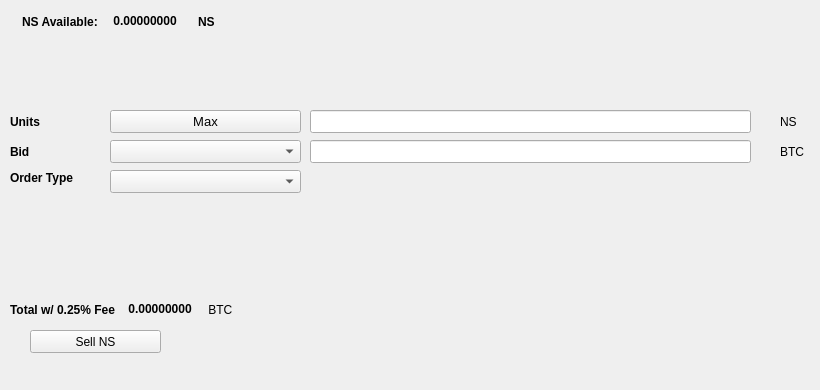
   <widget class="QWidget" name="SellTab">
    <attribute name="title">
     <string>Sell</string>
    </attribute>
    <widget class="QLabel" name="label_16">
     <property name="geometry">
      <rect>
       <x>780</x>
       <y>140</y>
       <width>31</width>
       <height>23</height>
      </rect>
     </property>
     <property name="text">
      <string>BTC</string>
     </property>
    </widget>
    <widget class="QComboBox" name="SellBidcomboBox">
     <property name="geometry">
      <rect>
       <x>110</x>
       <y>140</y>
       <width>191</width>
       <height>23</height>
      </rect>
     </property>
     <property name="font">
      <font>
       <pointsize>10</pointsize>
      </font>
     </property>
    </widget>
    <widget class="QLabel" name="label_18">
     <property name="geometry">
      <rect>
       <x>10</x>
       <y>110</y>
       <width>46</width>
       <height>23</height>
      </rect>
     </property>
     <property name="font">
      <font>
       <weight>75</weight>
       <bold>true</bold>
      </font>
     </property>
     <property name="text">
      <string>Units</string>
     </property>
    </widget>
    <widget class="QPushButton" name="Sell_Max_Amount">
     <property name="geometry">
      <rect>
       <x>110</x>
       <y>110</y>
       <width>191</width>
       <height>23</height>
      </rect>
     </property>
     <property name="font">
      <font>
       <pointsize>10</pointsize>
      </font>
     </property>
     <property name="text">
      <string>Max</string>
     </property>
    </widget>
    <widget class="QLabel" name="label_20">
     <property name="geometry">
      <rect>
       <x>10</x>
       <y>170</y>
       <width>91</width>
       <height>16</height>
      </rect>
     </property>
     <property name="font">
      <font>
       <weight>75</weight>
       <bold>true</bold>
      </font>
     </property>
     <property name="text">
      <string>Order Type</string>
     </property>
    </widget>
    <widget class="QComboBox" name="SellOrdertypeCombo">
     <property name="geometry">
      <rect>
       <x>110</x>
       <y>170</y>
       <width>191</width>
       <height>23</height>
      </rect>
     </property>
     <property name="font">
      <font>
       <pointsize>10</pointsize>
      </font>
     </property>
    </widget>
    <widget class="QLabel" name="label_21">
     <property name="geometry">
      <rect>
       <x>10</x>
       <y>140</y>
       <width>46</width>
       <height>23</height>
      </rect>
     </property>
     <property name="font">
      <font>
       <weight>75</weight>
       <bold>true</bold>
      </font>
     </property>
     <property name="text">
      <string>Bid</string>
     </property>
    </widget>
    <widget class="QLabel" name="label_22">
     <property name="geometry">
      <rect>
       <x>780</x>
       <y>110</y>
       <width>31</width>
       <height>23</height>
      </rect>
     </property>
     <property name="text">
      <string>NS</string>
     </property>
    </widget>
    <widget class="QLineEdit" name="UnitsInputNS">
     <property name="geometry">
      <rect>
       <x>310</x>
       <y>110</y>
       <width>441</width>
       <height>23</height>
      </rect>
     </property>
     <property name="font">
      <font>
       <pointsize>9</pointsize>
       <weight>75</weight>
       <bold>true</bold>
      </font>
     </property>
    </widget>
    <widget class="QLineEdit" name="SellBidPriceEdit">
     <property name="geometry">
      <rect>
       <x>310</x>
       <y>140</y>
       <width>441</width>
       <height>23</height>
      </rect>
     </property>
     <property name="font">
      <font>
       <pointsize>9</pointsize>
       <weight>75</weight>
       <bold>true</bold>
      </font>
     </property>
    </widget>
    <widget class="QPushButton" name="SellNSBTN">
     <property name="geometry">
      <rect>
       <x>30</x>
       <y>330</y>
       <width>131</width>
       <height>23</height>
      </rect>
     </property>
     <property name="text">
      <string>Sell NS</string>
     </property>
     <property name="icon">
      <iconset resource="../nodestats">
       <normaloff>:/icons/bitcoin</normaloff>:/icons/bitcoin</iconset>
     </property>
    </widget>
    <widget class="QWidget" name="layoutWidget3">
     <property name="geometry">
      <rect>
       <x>22</x>
       <y>12</y>
       <width>258</width>
       <height>19</height>
      </rect>
     </property>
     <layout class="QHBoxLayout" name="horizontalLayout">
      <item>
       <widget class="QLabel" name="label232_2">
        <property name="font">
         <font>
          <weight>75</weight>
          <bold>true</bold>
         </font>
        </property>
        <property name="text">
         <string>NS Available:</string>
        </property>
       </widget>
      </item>
      <item>
       <widget class="QLabel" name="NSAvailableLabel">
        <property name="palette">
         <palette>
          <active>
           <colorrole role="WindowText">
            <brush brushstyle="SolidPattern">
             <color alpha="255">
              <red>0</red>
              <green>0</green>
              <blue>0</blue>
             </color>
            </brush>
           </colorrole>
           <colorrole role="Button">
            <brush brushstyle="SolidPattern">
             <color alpha="255">
              <red>0</red>
              <green>170</green>
              <blue>0</blue>
             </color>
            </brush>
           </colorrole>
           <colorrole role="Light">
            <brush brushstyle="SolidPattern">
             <color alpha="255">
              <red>0</red>
              <green>255</green>
              <blue>0</blue>
             </color>
            </brush>
           </colorrole>
           <colorrole role="Midlight">
            <brush brushstyle="SolidPattern">
             <color alpha="255">
              <red>0</red>
              <green>212</green>
              <blue>0</blue>
             </color>
            </brush>
           </colorrole>
           <colorrole role="Dark">
            <brush brushstyle="SolidPattern">
             <color alpha="255">
              <red>0</red>
              <green>85</green>
              <blue>0</blue>
             </color>
            </brush>
           </colorrole>
           <colorrole role="Mid">
            <brush brushstyle="SolidPattern">
             <color alpha="255">
              <red>0</red>
              <green>113</green>
              <blue>0</blue>
             </color>
            </brush>
           </colorrole>
           <colorrole role="Text">
            <brush brushstyle="SolidPattern">
             <color alpha="255">
              <red>0</red>
              <green>170</green>
              <blue>0</blue>
             </color>
            </brush>
           </colorrole>
           <colorrole role="BrightText">
            <brush brushstyle="SolidPattern">
             <color alpha="255">
              <red>255</red>
              <green>255</green>
              <blue>255</blue>
             </color>
            </brush>
           </colorrole>
           <colorrole role="ButtonText">
            <brush brushstyle="SolidPattern">
             <color alpha="255">
              <red>0</red>
              <green>0</green>
              <blue>0</blue>
             </color>
            </brush>
           </colorrole>
           <colorrole role="Base">
            <brush brushstyle="SolidPattern">
             <color alpha="255">
              <red>255</red>
              <green>255</green>
              <blue>255</blue>
             </color>
            </brush>
           </colorrole>
           <colorrole role="Window">
            <brush brushstyle="SolidPattern">
             <color alpha="255">
              <red>0</red>
              <green>170</green>
              <blue>0</blue>
             </color>
            </brush>
           </colorrole>
           <colorrole role="Shadow">
            <brush brushstyle="SolidPattern">
             <color alpha="255">
              <red>0</red>
              <green>0</green>
              <blue>0</blue>
             </color>
            </brush>
           </colorrole>
           <colorrole role="AlternateBase">
            <brush brushstyle="SolidPattern">
             <color alpha="255">
              <red>127</red>
              <green>212</green>
              <blue>127</blue>
             </color>
            </brush>
           </colorrole>
           <colorrole role="ToolTipBase">
            <brush brushstyle="SolidPattern">
             <color alpha="255">
              <red>255</red>
              <green>255</green>
              <blue>220</blue>
             </color>
            </brush>
           </colorrole>
           <colorrole role="ToolTipText">
            <brush brushstyle="SolidPattern">
             <color alpha="255">
              <red>0</red>
              <green>0</green>
              <blue>0</blue>
             </color>
            </brush>
           </colorrole>
          </active>
          <inactive>
           <colorrole role="WindowText">
            <brush brushstyle="SolidPattern">
             <color alpha="255">
              <red>0</red>
              <green>0</green>
              <blue>0</blue>
             </color>
            </brush>
           </colorrole>
           <colorrole role="Button">
            <brush brushstyle="SolidPattern">
             <color alpha="255">
              <red>0</red>
              <green>170</green>
              <blue>0</blue>
             </color>
            </brush>
           </colorrole>
           <colorrole role="Light">
            <brush brushstyle="SolidPattern">
             <color alpha="255">
              <red>0</red>
              <green>255</green>
              <blue>0</blue>
             </color>
            </brush>
           </colorrole>
           <colorrole role="Midlight">
            <brush brushstyle="SolidPattern">
             <color alpha="255">
              <red>0</red>
              <green>212</green>
              <blue>0</blue>
             </color>
            </brush>
           </colorrole>
           <colorrole role="Dark">
            <brush brushstyle="SolidPattern">
             <color alpha="255">
              <red>0</red>
              <green>85</green>
              <blue>0</blue>
             </color>
            </brush>
           </colorrole>
           <colorrole role="Mid">
            <brush brushstyle="SolidPattern">
             <color alpha="255">
              <red>0</red>
              <green>113</green>
              <blue>0</blue>
             </color>
            </brush>
           </colorrole>
           <colorrole role="Text">
            <brush brushstyle="SolidPattern">
             <color alpha="255">
              <red>0</red>
              <green>170</green>
              <blue>0</blue>
             </color>
            </brush>
           </colorrole>
           <colorrole role="BrightText">
            <brush brushstyle="SolidPattern">
             <color alpha="255">
              <red>255</red>
              <green>255</green>
              <blue>255</blue>
             </color>
            </brush>
           </colorrole>
           <colorrole role="ButtonText">
            <brush brushstyle="SolidPattern">
             <color alpha="255">
              <red>0</red>
              <green>0</green>
              <blue>0</blue>
             </color>
            </brush>
           </colorrole>
           <colorrole role="Base">
            <brush brushstyle="SolidPattern">
             <color alpha="255">
              <red>255</red>
              <green>255</green>
              <blue>255</blue>
             </color>
            </brush>
           </colorrole>
           <colorrole role="Window">
            <brush brushstyle="SolidPattern">
             <color alpha="255">
              <red>0</red>
              <green>170</green>
              <blue>0</blue>
             </color>
            </brush>
           </colorrole>
           <colorrole role="Shadow">
            <brush brushstyle="SolidPattern">
             <color alpha="255">
              <red>0</red>
              <green>0</green>
              <blue>0</blue>
             </color>
            </brush>
           </colorrole>
           <colorrole role="AlternateBase">
            <brush brushstyle="SolidPattern">
             <color alpha="255">
              <red>127</red>
              <green>212</green>
              <blue>127</blue>
             </color>
            </brush>
           </colorrole>
           <colorrole role="ToolTipBase">
            <brush brushstyle="SolidPattern">
             <color alpha="255">
              <red>255</red>
              <green>255</green>
              <blue>220</blue>
             </color>
            </brush>
           </colorrole>
           <colorrole role="ToolTipText">
            <brush brushstyle="SolidPattern">
             <color alpha="255">
              <red>0</red>
              <green>0</green>
              <blue>0</blue>
             </color>
            </brush>
           </colorrole>
          </inactive>
          <disabled>
           <colorrole role="WindowText">
            <brush brushstyle="SolidPattern">
             <color alpha="255">
              <red>0</red>
              <green>85</green>
              <blue>0</blue>
             </color>
            </brush>
           </colorrole>
           <colorrole role="Button">
            <brush brushstyle="SolidPattern">
             <color alpha="255">
              <red>0</red>
              <green>170</green>
              <blue>0</blue>
             </color>
            </brush>
           </colorrole>
           <colorrole role="Light">
            <brush brushstyle="SolidPattern">
             <color alpha="255">
              <red>0</red>
              <green>255</green>
              <blue>0</blue>
             </color>
            </brush>
           </colorrole>
           <colorrole role="Midlight">
            <brush brushstyle="SolidPattern">
             <color alpha="255">
              <red>0</red>
              <green>212</green>
              <blue>0</blue>
             </color>
            </brush>
           </colorrole>
           <colorrole role="Dark">
            <brush brushstyle="SolidPattern">
             <color alpha="255">
              <red>0</red>
              <green>85</green>
              <blue>0</blue>
             </color>
            </brush>
           </colorrole>
           <colorrole role="Mid">
            <brush brushstyle="SolidPattern">
             <color alpha="255">
              <red>0</red>
              <green>113</green>
              <blue>0</blue>
             </color>
            </brush>
           </colorrole>
           <colorrole role="Text">
            <brush brushstyle="SolidPattern">
             <color alpha="255">
              <red>0</red>
              <green>85</green>
              <blue>0</blue>
             </color>
            </brush>
           </colorrole>
           <colorrole role="BrightText">
            <brush brushstyle="SolidPattern">
             <color alpha="255">
              <red>255</red>
              <green>255</green>
              <blue>255</blue>
             </color>
            </brush>
           </colorrole>
           <colorrole role="ButtonText">
            <brush brushstyle="SolidPattern">
             <color alpha="255">
              <red>0</red>
              <green>85</green>
              <blue>0</blue>
             </color>
            </brush>
           </colorrole>
           <colorrole role="Base">
            <brush brushstyle="SolidPattern">
             <color alpha="255">
              <red>0</red>
              <green>170</green>
              <blue>0</blue>
             </color>
            </brush>
           </colorrole>
           <colorrole role="Window">
            <brush brushstyle="SolidPattern">
             <color alpha="255">
              <red>0</red>
              <green>170</green>
              <blue>0</blue>
             </color>
            </brush>
           </colorrole>
           <colorrole role="Shadow">
            <brush brushstyle="SolidPattern">
             <color alpha="255">
              <red>0</red>
              <green>0</green>
              <blue>0</blue>
             </color>
            </brush>
           </colorrole>
           <colorrole role="AlternateBase">
            <brush brushstyle="SolidPattern">
             <color alpha="255">
              <red>0</red>
              <green>170</green>
              <blue>0</blue>
             </color>
            </brush>
           </colorrole>
           <colorrole role="ToolTipBase">
            <brush brushstyle="SolidPattern">
             <color alpha="255">
              <red>255</red>
              <green>255</green>
              <blue>220</blue>
             </color>
            </brush>
           </colorrole>
           <colorrole role="ToolTipText">
            <brush brushstyle="SolidPattern">
             <color alpha="255">
              <red>0</red>
              <green>0</green>
              <blue>0</blue>
             </color>
            </brush>
           </colorrole>
          </disabled>
         </palette>
        </property>
        <property name="font">
         <font>
          <weight>75</weight>
          <bold>true</bold>
         </font>
        </property>
        <property name="text">
         <string> 0.00000000 </string>
        </property>
        <property name="textInteractionFlags">
         <set>Qt::LinksAccessibleByMouse|Qt::TextSelectableByKeyboard|Qt::TextSelectableByMouse</set>
        </property>
       </widget>
      </item>
      <item>
       <widget class="QLabel" name="labelNS">
        <property name="font">
         <font>
          <weight>75</weight>
          <bold>true</bold>
         </font>
        </property>
        <property name="text">
         <string>NS</string>
        </property>
       </widget>
      </item>
     </layout>
    </widget>
    <widget class="QWidget" name="layoutWidget">
     <property name="geometry">
      <rect>
       <x>10</x>
       <y>300</y>
       <width>268</width>
       <height>19</height>
      </rect>
     </property>
     <layout class="QHBoxLayout" name="horizontalLayout_2">
      <item>
       <widget class="QLabel" name="label_19">
        <property name="font">
         <font>
          <weight>75</weight>
          <bold>true</bold>
         </font>
        </property>
        <property name="text">
         <string>Total w/ 0.25% Fee </string>
        </property>
       </widget>
      </item>
      <item>
       <widget class="QLabel" name="SellCostLabel">
        <property name="palette">
         <palette>
          <active>
           <colorrole role="WindowText">
            <brush brushstyle="SolidPattern">
             <color alpha="255">
              <red>0</red>
              <green>0</green>
              <blue>0</blue>
             </color>
            </brush>
           </colorrole>
           <colorrole role="Button">
            <brush brushstyle="SolidPattern">
             <color alpha="255">
              <red>0</red>
              <green>170</green>
              <blue>0</blue>
             </color>
            </brush>
           </colorrole>
           <colorrole role="Light">
            <brush brushstyle="SolidPattern">
             <color alpha="255">
              <red>0</red>
              <green>255</green>
              <blue>0</blue>
             </color>
            </brush>
           </colorrole>
           <colorrole role="Midlight">
            <brush brushstyle="SolidPattern">
             <color alpha="255">
              <red>0</red>
              <green>212</green>
              <blue>0</blue>
             </color>
            </brush>
           </colorrole>
           <colorrole role="Dark">
            <brush brushstyle="SolidPattern">
             <color alpha="255">
              <red>0</red>
              <green>85</green>
              <blue>0</blue>
             </color>
            </brush>
           </colorrole>
           <colorrole role="Mid">
            <brush brushstyle="SolidPattern">
             <color alpha="255">
              <red>0</red>
              <green>113</green>
              <blue>0</blue>
             </color>
            </brush>
           </colorrole>
           <colorrole role="Text">
            <brush brushstyle="SolidPattern">
             <color alpha="255">
              <red>0</red>
              <green>170</green>
              <blue>0</blue>
             </color>
            </brush>
           </colorrole>
           <colorrole role="BrightText">
            <brush brushstyle="SolidPattern">
             <color alpha="255">
              <red>255</red>
              <green>255</green>
              <blue>255</blue>
             </color>
            </brush>
           </colorrole>
           <colorrole role="ButtonText">
            <brush brushstyle="SolidPattern">
             <color alpha="255">
              <red>0</red>
              <green>0</green>
              <blue>0</blue>
             </color>
            </brush>
           </colorrole>
           <colorrole role="Base">
            <brush brushstyle="SolidPattern">
             <color alpha="255">
              <red>255</red>
              <green>255</green>
              <blue>255</blue>
             </color>
            </brush>
           </colorrole>
           <colorrole role="Window">
            <brush brushstyle="SolidPattern">
             <color alpha="255">
              <red>0</red>
              <green>170</green>
              <blue>0</blue>
             </color>
            </brush>
           </colorrole>
           <colorrole role="Shadow">
            <brush brushstyle="SolidPattern">
             <color alpha="255">
              <red>0</red>
              <green>0</green>
              <blue>0</blue>
             </color>
            </brush>
           </colorrole>
           <colorrole role="AlternateBase">
            <brush brushstyle="SolidPattern">
             <color alpha="255">
              <red>127</red>
              <green>212</green>
              <blue>127</blue>
             </color>
            </brush>
           </colorrole>
           <colorrole role="ToolTipBase">
            <brush brushstyle="SolidPattern">
             <color alpha="255">
              <red>255</red>
              <green>255</green>
              <blue>220</blue>
             </color>
            </brush>
           </colorrole>
           <colorrole role="ToolTipText">
            <brush brushstyle="SolidPattern">
             <color alpha="255">
              <red>0</red>
              <green>0</green>
              <blue>0</blue>
             </color>
            </brush>
           </colorrole>
          </active>
          <inactive>
           <colorrole role="WindowText">
            <brush brushstyle="SolidPattern">
             <color alpha="255">
              <red>0</red>
              <green>0</green>
              <blue>0</blue>
             </color>
            </brush>
           </colorrole>
           <colorrole role="Button">
            <brush brushstyle="SolidPattern">
             <color alpha="255">
              <red>0</red>
              <green>170</green>
              <blue>0</blue>
             </color>
            </brush>
           </colorrole>
           <colorrole role="Light">
            <brush brushstyle="SolidPattern">
             <color alpha="255">
              <red>0</red>
              <green>255</green>
              <blue>0</blue>
             </color>
            </brush>
           </colorrole>
           <colorrole role="Midlight">
            <brush brushstyle="SolidPattern">
             <color alpha="255">
              <red>0</red>
              <green>212</green>
              <blue>0</blue>
             </color>
            </brush>
           </colorrole>
           <colorrole role="Dark">
            <brush brushstyle="SolidPattern">
             <color alpha="255">
              <red>0</red>
              <green>85</green>
              <blue>0</blue>
             </color>
            </brush>
           </colorrole>
           <colorrole role="Mid">
            <brush brushstyle="SolidPattern">
             <color alpha="255">
              <red>0</red>
              <green>113</green>
              <blue>0</blue>
             </color>
            </brush>
           </colorrole>
           <colorrole role="Text">
            <brush brushstyle="SolidPattern">
             <color alpha="255">
              <red>0</red>
              <green>170</green>
              <blue>0</blue>
             </color>
            </brush>
           </colorrole>
           <colorrole role="BrightText">
            <brush brushstyle="SolidPattern">
             <color alpha="255">
              <red>255</red>
              <green>255</green>
              <blue>255</blue>
             </color>
            </brush>
           </colorrole>
           <colorrole role="ButtonText">
            <brush brushstyle="SolidPattern">
             <color alpha="255">
              <red>0</red>
              <green>0</green>
              <blue>0</blue>
             </color>
            </brush>
           </colorrole>
           <colorrole role="Base">
            <brush brushstyle="SolidPattern">
             <color alpha="255">
              <red>255</red>
              <green>255</green>
              <blue>255</blue>
             </color>
            </brush>
           </colorrole>
           <colorrole role="Window">
            <brush brushstyle="SolidPattern">
             <color alpha="255">
              <red>0</red>
              <green>170</green>
              <blue>0</blue>
             </color>
            </brush>
           </colorrole>
           <colorrole role="Shadow">
            <brush brushstyle="SolidPattern">
             <color alpha="255">
              <red>0</red>
              <green>0</green>
              <blue>0</blue>
             </color>
            </brush>
           </colorrole>
           <colorrole role="AlternateBase">
            <brush brushstyle="SolidPattern">
             <color alpha="255">
              <red>127</red>
              <green>212</green>
              <blue>127</blue>
             </color>
            </brush>
           </colorrole>
           <colorrole role="ToolTipBase">
            <brush brushstyle="SolidPattern">
             <color alpha="255">
              <red>255</red>
              <green>255</green>
              <blue>220</blue>
             </color>
            </brush>
           </colorrole>
           <colorrole role="ToolTipText">
            <brush brushstyle="SolidPattern">
             <color alpha="255">
              <red>0</red>
              <green>0</green>
              <blue>0</blue>
             </color>
            </brush>
           </colorrole>
          </inactive>
          <disabled>
           <colorrole role="WindowText">
            <brush brushstyle="SolidPattern">
             <color alpha="255">
              <red>0</red>
              <green>85</green>
              <blue>0</blue>
             </color>
            </brush>
           </colorrole>
           <colorrole role="Button">
            <brush brushstyle="SolidPattern">
             <color alpha="255">
              <red>0</red>
              <green>170</green>
              <blue>0</blue>
             </color>
            </brush>
           </colorrole>
           <colorrole role="Light">
            <brush brushstyle="SolidPattern">
             <color alpha="255">
              <red>0</red>
              <green>255</green>
              <blue>0</blue>
             </color>
            </brush>
           </colorrole>
           <colorrole role="Midlight">
            <brush brushstyle="SolidPattern">
             <color alpha="255">
              <red>0</red>
              <green>212</green>
              <blue>0</blue>
             </color>
            </brush>
           </colorrole>
           <colorrole role="Dark">
            <brush brushstyle="SolidPattern">
             <color alpha="255">
              <red>0</red>
              <green>85</green>
              <blue>0</blue>
             </color>
            </brush>
           </colorrole>
           <colorrole role="Mid">
            <brush brushstyle="SolidPattern">
             <color alpha="255">
              <red>0</red>
              <green>113</green>
              <blue>0</blue>
             </color>
            </brush>
           </colorrole>
           <colorrole role="Text">
            <brush brushstyle="SolidPattern">
             <color alpha="255">
              <red>0</red>
              <green>85</green>
              <blue>0</blue>
             </color>
            </brush>
           </colorrole>
           <colorrole role="BrightText">
            <brush brushstyle="SolidPattern">
             <color alpha="255">
              <red>255</red>
              <green>255</green>
              <blue>255</blue>
             </color>
            </brush>
           </colorrole>
           <colorrole role="ButtonText">
            <brush brushstyle="SolidPattern">
             <color alpha="255">
              <red>0</red>
              <green>85</green>
              <blue>0</blue>
             </color>
            </brush>
           </colorrole>
           <colorrole role="Base">
            <brush brushstyle="SolidPattern">
             <color alpha="255">
              <red>0</red>
              <green>170</green>
              <blue>0</blue>
             </color>
            </brush>
           </colorrole>
           <colorrole role="Window">
            <brush brushstyle="SolidPattern">
             <color alpha="255">
              <red>0</red>
              <green>170</green>
              <blue>0</blue>
             </color>
            </brush>
           </colorrole>
           <colorrole role="Shadow">
            <brush brushstyle="SolidPattern">
             <color alpha="255">
              <red>0</red>
              <green>0</green>
              <blue>0</blue>
             </color>
            </brush>
           </colorrole>
           <colorrole role="AlternateBase">
            <brush brushstyle="SolidPattern">
             <color alpha="255">
              <red>0</red>
              <green>170</green>
              <blue>0</blue>
             </color>
            </brush>
           </colorrole>
           <colorrole role="ToolTipBase">
            <brush brushstyle="SolidPattern">
             <color alpha="255">
              <red>255</red>
              <green>255</green>
              <blue>220</blue>
             </color>
            </brush>
           </colorrole>
           <colorrole role="ToolTipText">
            <brush brushstyle="SolidPattern">
             <color alpha="255">
              <red>0</red>
              <green>0</green>
              <blue>0</blue>
             </color>
            </brush>
           </colorrole>
          </disabled>
         </palette>
        </property>
        <property name="font">
         <font>
          <weight>75</weight>
          <bold>true</bold>
         </font>
        </property>
        <property name="autoFillBackground">
         <bool>false</bool>
        </property>
        <property name="text">
         <string> 0.00000000</string>
        </property>
        <property name="textInteractionFlags">
         <set>Qt::LinksAccessibleByMouse|Qt::TextSelectableByMouse</set>
        </property>
       </widget>
      </item>
      <item>
       <widget class="QLabel" name="label_17">
        <property name="font">
         <font>
          <weight>50</weight>
          <bold>false</bold>
         </font>
        </property>
        <property name="text">
         <string> BTC</string>
        </property>
       </widget>
      </item>
     </layout>
    </widget>
    <widget class="QLabel" name="label_23">
     <property name="geometry">
      <rect>
       <x>460</x>
       <y>300</y>
       <width>281</width>
       <height>81</height>
      </rect>
     </property>
     <property name="text">
      <string/>
     </property>
     <property name="pixmap">
      <pixmap>:/images/bittrex</pixmap>
     </property>
    </widget>
   </widget>
